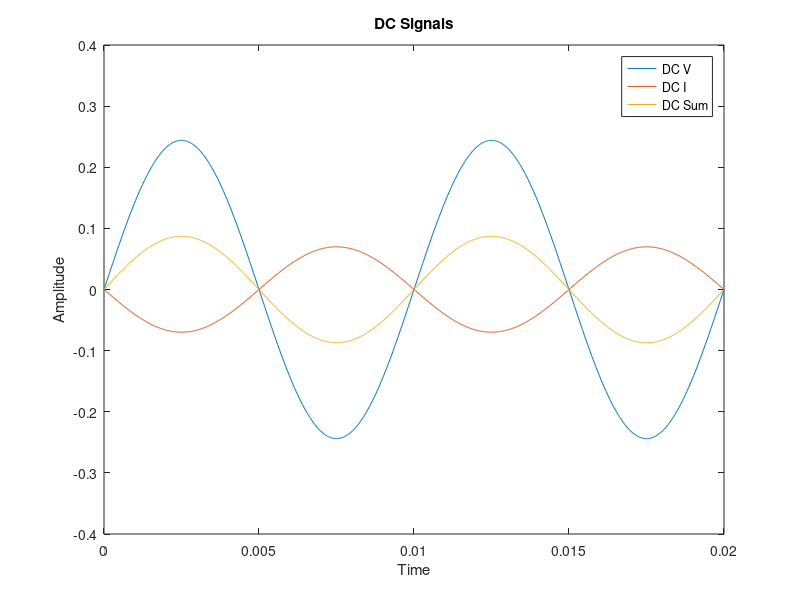
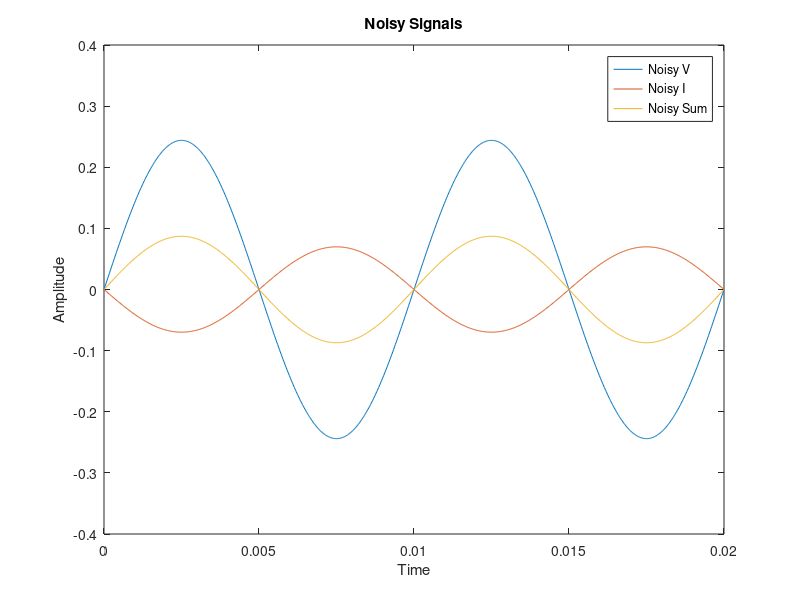
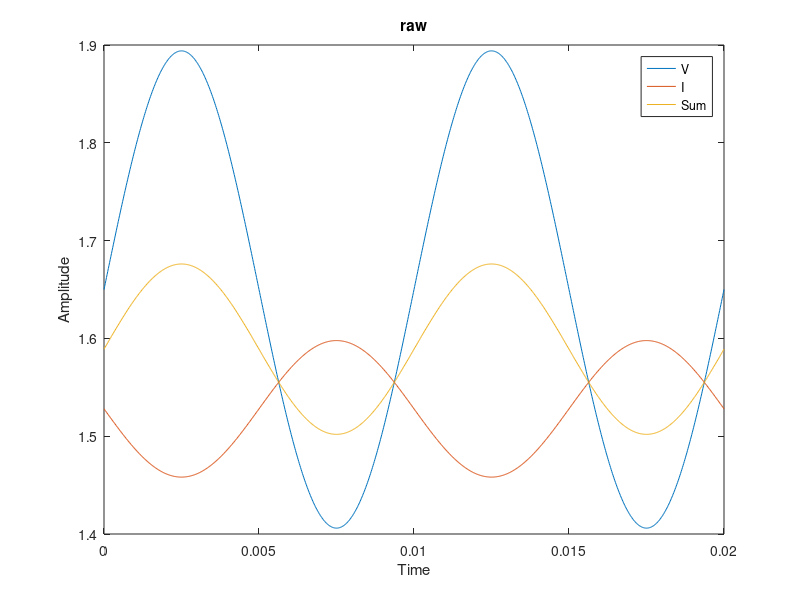
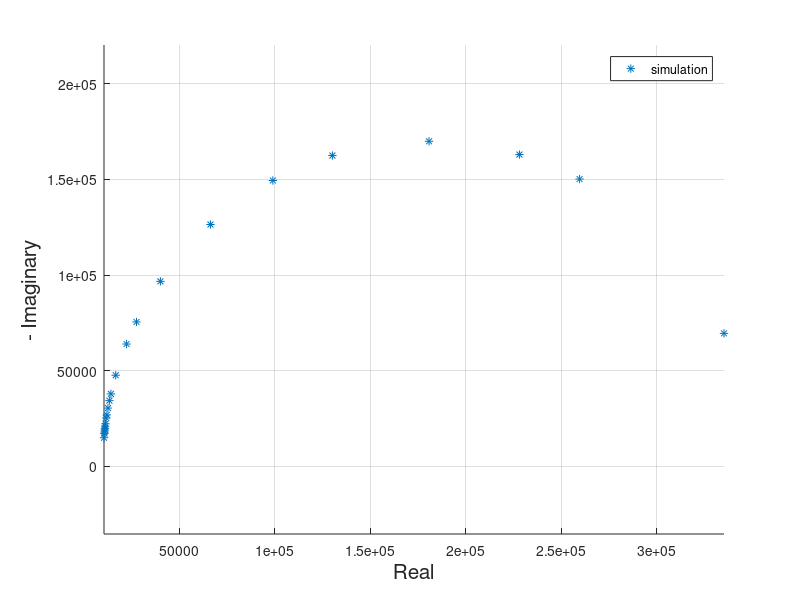

Here is the MATLAB script that generated these plots, in order:
clc;
clear;
close all;
%f = [0.1,109, 116, 126, 135, 148, 160, 173, 187, 202, 219,236, 256, 276, 299, 323, 349, 377, 408, 441, 477, 516, 557, 603, 651, 704, 761, 823, 890, 962, 1000, 1125, 1216, 1315, 1421, 1537, 1661, 1796, 1942, 2100, 2270, 2454, 2653, 2869, 3102, 3353, 3626, 3920, 4238, 4582, 4954, 5356, 5791, 6261, 6769, 7319, 7913, 8555, 9250, 10000 , 50000];
f   = [100	281.8	350	466	633	786	1.05E+03	1.50E+03	2.00E+03	2.40E+03	3.28E+03	4.16E+03	4.60E+03	5.20E+03	5.90E+03	6.30E+03	7.16E+03	7.60E+03	8.03E+03	8.39E+03	8.90E+03	9.30E+03	1.07E+04];
N = 1 ;
Ru  = 10e3 / N; 
Cdl = 1e-9 * N;
Rp  = 340e3 / N;
f_index  = 1;
% Define the noise level (adjust as needed)
noise_level = 0.00;  % Example noise level
t = linspace(0,2/f(f_index),1001); % time span of  2 cycles

Vsignal   = zeros(length(f), length(t));
Isignal   = zeros(length(f), length(t));  
sumSignal = zeros(length(f), length(t));
w         = 2*pi.*f;
ref = [244	244	244	244	244	250	248	248	254	256	256	256	256	256	256	256	256	252	252	252	252	252	252]
for i = 1:length(f)
    noise = noise_level * randn(size(Vsignal(i,:)));
    Randells      (i)       = Ru + Rp / (Rp * 1i * Cdl .* w(i) + 1);                  %%  resistance 
    Vsignal       (i,:)     = 1.65  + 0.244*sin(2*pi*f(i).*t);                          %%  ESP32 signal 
    Isignal       (i,:)     = 2  + 100000 *(-1 .*Vsignal(i,:) / Randells(i)) + noise;       %%  TIA gain     
    sumSignal     (i,:)     = 0.5*(Isignal(i,:) + Vsignal(i,:));                        %% summing amplifer
end




% Create arrays to store the noisy signals
Vsignal_noisy   = zeros(size(Vsignal));
Isignal_noisy   = zeros(size(Isignal));
sumSignal_noisy = zeros(size(sumSignal));
Vsignal_DC      = zeros(length(f), length(t));
Isignal_DC      = zeros(length(f), length(t));
sumSignal_DC    = zeros(length(f), length(t));

for i = 1:length(f)
    
    % Calculate the mean of Vsignal(i,:) only once
    Vsignal_mean = mean(Vsignal(i,:));
    
    Vsignal_DC(i,:) = Vsignal(i,:) - Vsignal_mean;
    
    Vsignal_noisy(i,:) = Vsignal_DC(i,:) + noise;
    
    % Calculate the mean of Isignal(i,:) only once
    Isignal_mean = mean(Isignal(i,:));
    
    Isignal_DC(i,:) = Isignal(i,:) - Isignal_mean;
    
    Isignal_noisy(i,:) = Isignal_DC(i,:) + noise;
    
    % Calculate the mean of sumSignal(i,:) only once
    sumSignal_mean = mean(sumSignal(i,:));
    
    sumSignal_DC(i,:) = sumSignal(i,:) - sumSignal_mean;
    
    sumSignal_noisy(i,:) = sumSignal_DC(i,:) + noise;
    
    
    % Calculate impedance magnitude
    a(i) = max(abs(Vsignal_DC(i, :)));  % Magnitude of voltage signal
    b(i) = max(abs(Isignal_noisy(i, :))) ;  % Magnitude of current signal
    c(i) = 2 * max(abs(sumSignal_DC(i, :)));  % Magnitude of sum signal divided by the gain
    
    Z(i) = a(i) / b(i) * 100000;  % Impedance magnitude
    
    % Calculate phase angle phi (in degrees)
    cosC = ((a(i)^2) + (b(i)^2) - (c(i)^2)) / (2 * a(i) * b(i));  % Cosine rule
    phi(i) =  acos(cosC) * 180 / pi;
end

    real_part_Z = zeros(1, length(f));
    imaginary_part_Z = zeros(1, length(f));

for i = 1:length(f)
    % Calculate the real and imaginary parts of Z using magnitude (a(i)) and phase (phi(i))
    real_part_Z(i) = Z(i) * cosd(phi(i));  % Real part
    imaginary_part_Z(i) = Z(i) * sind(phi(i));  % Imaginary part
end


% Plot the Isignal for a specific frequency (e.g., f_index)

% Create a figure for DC signals

figure;

% Plot Vsignal_DC and label it with "DC V"
plot(t, Vsignal_DC(f_index, :), 'DisplayName', 'DC V');
hold on;

% Plot Isignal_DC and label it with "DC I"
plot(t, Isignal_DC(f_index, :), 'DisplayName', 'DC I');

% Plot sumSignal_DC and label it with "DC Sum"
plot(t, sumSignal_DC(f_index, :), 'DisplayName', 'DC Sum');

xlabel('Time');
ylabel('Amplitude');
title('DC Signals');
legend('Location', 'Best');
hold off;

% Create a figure for Noisy signals
figure;

% Plot Vsignal_noisy and label it with "Noisy V"
plot(t, Vsignal_noisy(f_index, :), 'DisplayName', 'Noisy V');
hold on;

% Plot Isignal_noisy and label it with "Noisy I"
plot(t, Isignal_noisy(f_index, :), 'DisplayName', 'Noisy I');

% Plot sumSignal_noisy and label it with "Noisy Sum"
plot(t, sumSignal_noisy(f_index, :), 'DisplayName', 'Noisy Sum');

xlabel('Time');
ylabel('Amplitude');
title('Noisy Signals');
legend('Location', 'Best');
hold off;

% Create a figure for No Edit signals
figure;

% Plot Vsignal and label it with "V"
plot(t, Vsignal(f_index, :), 'DisplayName', 'V');
hold on;

% Plot Isignal and label it with "I"
plot(t, Isignal(f_index, :), 'DisplayName', 'I');

% Plot sumSignal and label it with "Sum"
plot(t, sumSignal(f_index, :), 'DisplayName', 'Sum');

xlabel('Time');
ylabel('Amplitude');
title('raw');
legend;
hold off;


figure;
scatter (real_part_Z(f_index:end),imaginary_part_Z(f_index:end),'*');
%scatter (real(Randells),imag(Randells),'*');
xlabel('Real','FontSize', 15);
ylabel('- Imaginary','FontSize', 15);
axis equal
legend ("simulation")
%set(gca, 'YDir','reverse')
%set(gca,'xtick',[0:1000:1e6])
grid on
hold on 

hold off

%% tsting
%r = real(Randells);
%j = imag(Randells); 
%i = find (-1.*j == max(-1.*j)); % index
%Z_abs = sqrt(r(i)^2 + j(i)^2); 
%fmax = f (i);
%Cdltst = 1 / (2 * pi * fmax * (sqrt(Z_abs^2 + Rp^2) - Ru))
%Cdldif = Cdltst - Cdl

